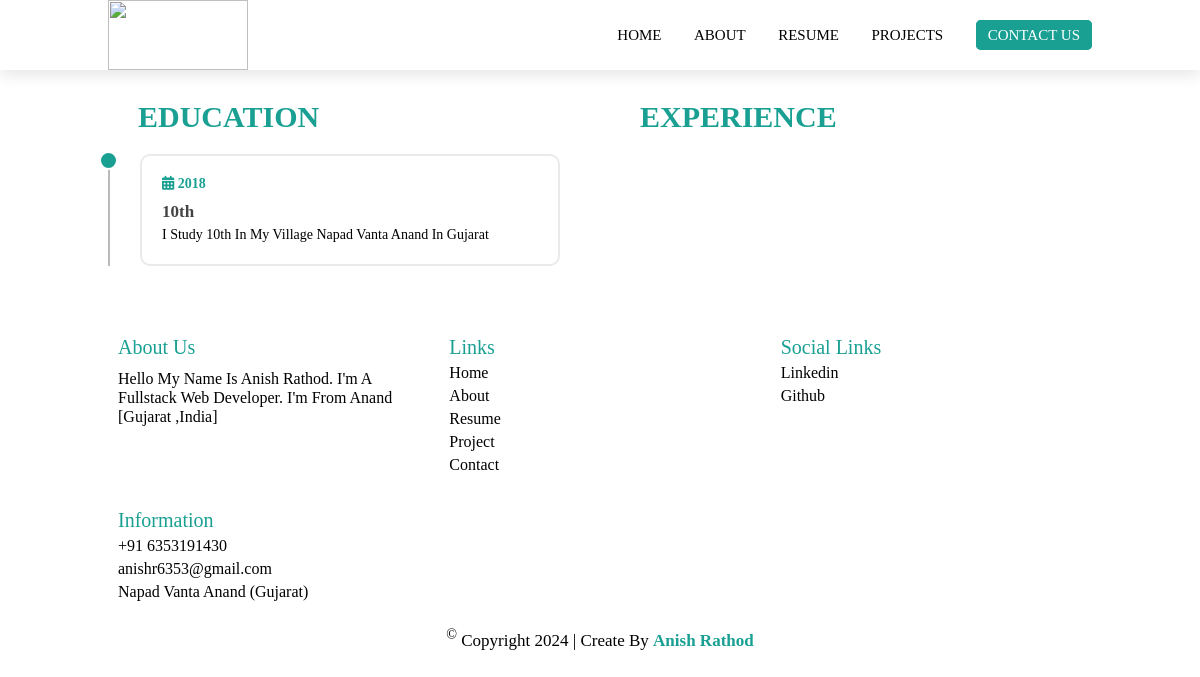
/resume.php, run on an earlier commit of the app's database.
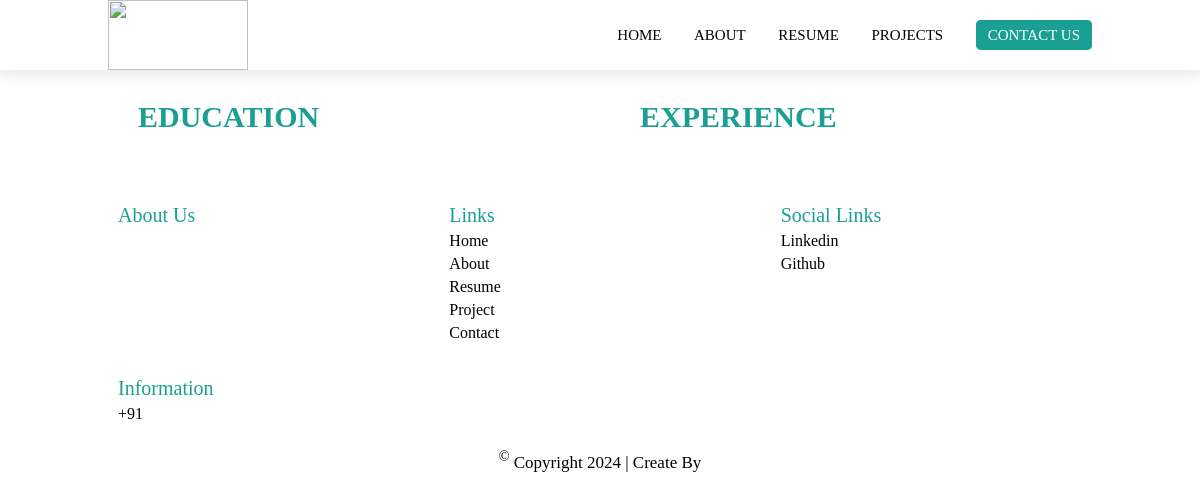
And on a later commit of the database.
### tables this page shows
CREATE TABLE `education` (
  `edu_id` int(11) NOT NULL,
  `class` varchar(100) NOT NULL,
  `year` varchar(100) NOT NULL,
  `institute` varchar(255) NOT NULL,
  `description` varchar(255) NOT NULL
);

CREATE TABLE `setting` (
  `set_id` int(11) NOT NULL,
  `name` varchar(250) NOT NULL,
  `professional` varchar(100) NOT NULL,
  `phone` varchar(15) NOT NULL,
  `email` varchar(100) NOT NULL,
  `city` varchar(100) NOT NULL,
  `map` varchar(255) NOT NULL,
  `about_img` varchar(255) NOT NULL,
  `logo` varchar(255) NOT NULL,
  `footer` varchar(255) NOT NULL,
  `description` varchar(255) NOT NULL
);

### resume.php (the view, shortened to what this page needs)
<?php
include './header.php';
?>
<section class="resume">
    <div class="container">
        <div class="row">
            <div class="col">
                <header class="title">
                    <h2>EDUCATION</h2>
                </header>
                <div class="content">
                    <?php
                    $select_edu = "SELECT * FROM education ORDER BY edu_id DESC";
                    $query_edu = mysqli_query($conn, $select_edu);
                    if (mysqli_num_rows($query_edu) > 0) {
                        while ($edu = mysqli_fetch_assoc($query_edu)) {
                    ?>
                            <div class="box">
                                <h4><span class="fas fa-calendar-alt"></span> <?php echo $edu['year'] ?></h4>
                                <h3><?php echo $edu['class'] ?></h3>
                                <p><?php echo $edu['description'] ?></p>
                            </div>
                    <?php
                        }
                    } ?>
                </div>
            </div>
            <div class="col">
                <header class="title">
                    <h2>EXPERIENCE</h2>
                </header>
            </div>
        </div>
    </div>
</section>
<?php
include './footer.php';
?>

### footer.php
<?php
include './admin/conn.php';
$select_setting = "SELECT * FROM setting ";
$query_setting = mysqli_query($conn, $select_setting);
$data = mysqli_fetch_assoc($query_setting);
?>
<footer class="footer">
    <div class="container">
        <div class="box">
            <h2 class="title">
                about us
            </h2>
            <p class="desc">
                <?php echo substr($data['description'], 0, 93) ?>
            </p>
        </div>
        <div class="box">
            <h2 class="title">
                links
            </h2>
            <a href="index.php">home</a>
            <a href="about.php">about</a>
            <a href="resume.php">resume</a>
            <a href="project.php">project</a>
            <a href="contact.php">contact</a>
        </div>
        <div class="box">
            <h2 class="title">
                social links
            </h2>
            <a href="https://www.linkedin.com/in/anishrathod123V" target="_blank">linkedin</a>
            <a href="https://github.com/anish-developer30" target="_blank">github</a>
        </div>
        <div class="box">
            <h2 class="title">
                information
            </h2>
            <h4>+91 <?php echo $data['phone'] ?>
            </h4>
            <h4 class="email"> <?php echo $data['email'] ?>
            </h4>
            <h4> <?php echo $data['city'] ?>
            </h4>
        </div>
    </div>
    <div class="copy">
        <?php
        $date = date("Y");
        ?>
        <p> <sup>&copy;</sup> Copyright <?php echo $date ?> | Create by <span><?php echo $data['footer'] ?></span></p>
    </div>
</footer>
</body>
</html>

What changed in the data, as far as the page shows it:
removed education: year "2018", class "10th", description "I Study 10th In My Village Napad Vanta Anand In Gujarat"
removed setting: description "Hello My Name Is Anish Rathod. I'm A Fullstack Web Developer. I'm From Anand [Gujarat ,India]", phone "6353191430", email "anishr6353@gmail.com", city "Napad Vanta Anand (Gujarat)", footer "Anish Rathod"
